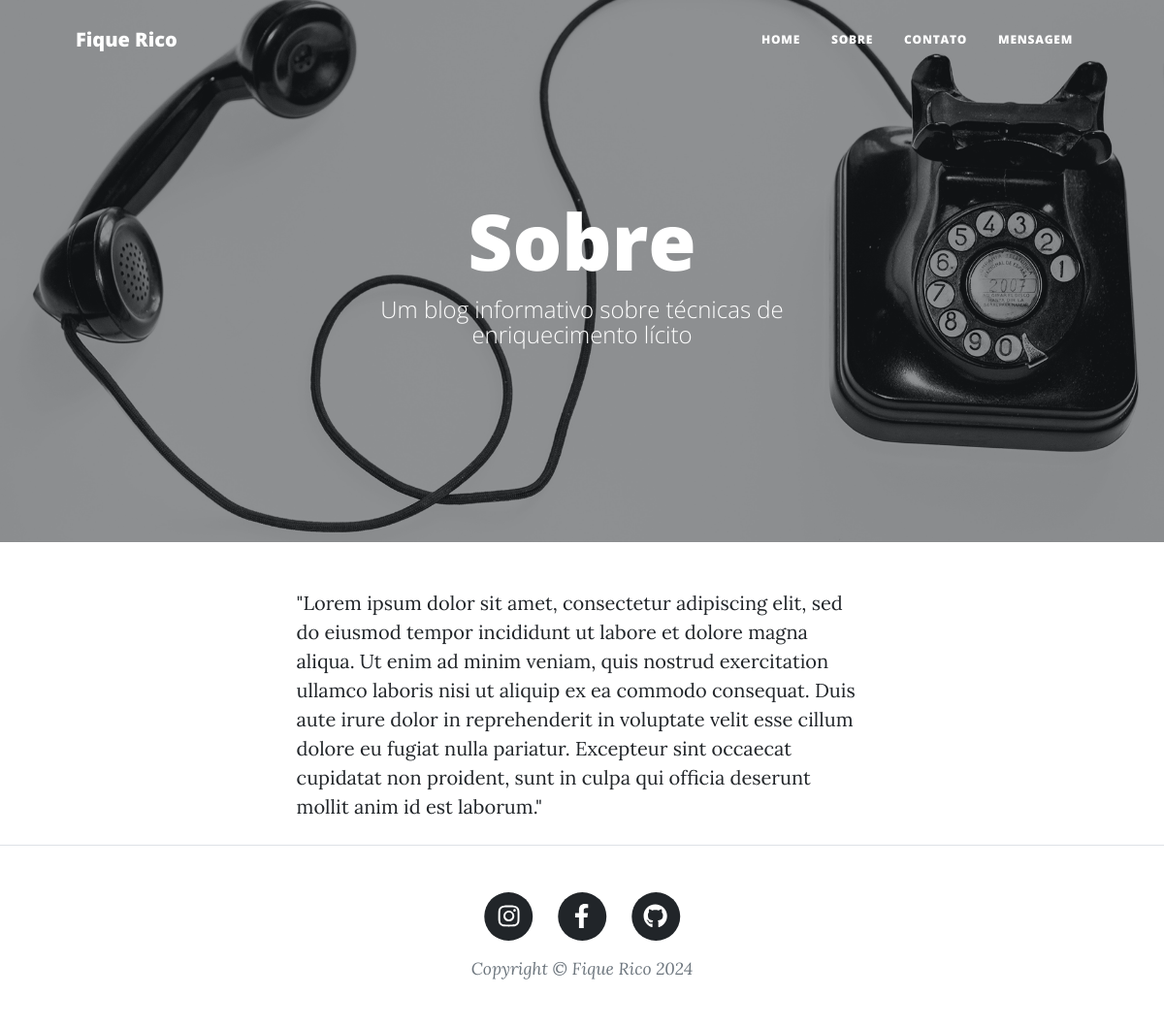
The app's page /sobre/ with its own data.
### blog/models.py (models this page shows, shortened)
class Blog(models.Model):
    nome = models.CharField(max_length=100)
    subnome = models.CharField(max_length=100, blank=True)
    descricao = models.TextField(max_length=2000)
    capa = models.ImageField()
    instagram = models.URLField()
    facebook = models.URLField()
    github = models.URLField()
    autores = models.ManyToManyField(User)

### blog/views.py (the view)
# urls.py: path('sobre/', views.sobre, name='sobre'),
def sobre(request):
    context = {
        "blog": Blog.objects.first()
    }
    return render(request, "about.html", context)

### blog/templates/about.html
{% extends "base.html" %}
{% load static %}
{% block header %}
<header class="masthead" style="background-image: url('{{ blog.capa.url }}')">
    <div class="container position-relative px-4 px-lg-5">
        <div class="row gx-4 gx-lg-5 justify-content-center">
            <div class="col-md-10 col-lg-8 col-xl-7">
                <div class="page-heading">
                    <h1>Sobre</h1>
                    <span class="subheading">{{ blog.subnome }}</span>
                </div>
            </div>
        </div>
    </div>
</header>
{% endblock header %}
{% block content %}
<main class="mb-4">
    <div class="container px-4 px-lg-5">
        <div class="row gx-4 gx-lg-5 justify-content-center">
            <div class="col-md-10 col-lg-8 col-xl-7">
                {{ blog.descricao }}
            </div>
        </div>
    </div>
</main>
{% endblock content %}

### blog/templates/base.html (shortened to what this page needs)
{% load static %}
<!DOCTYPE html>
<html lang="pt-br">
    <head>
        <link href="{% static 'css/styles.css' %}" rel="stylesheet" />
    </head>
    <body>
        <nav class="navbar navbar-expand-lg navbar-light" id="mainNav">
            <div class="container px-4 px-lg-5">
                <a class="navbar-brand" href="{% url 'index' %}">{{ blog.nome }}</a>
                <div class="collapse navbar-collapse" id="navbarResponsive">
                    <ul class="navbar-nav ms-auto py-4 py-lg-0">
                        <li class="nav-item"><a class="nav-link px-lg-3 py-3 py-lg-4" href="{% url 'index' %}">Home</a></li>
                        <li class="nav-item"><a class="nav-link px-lg-3 py-3 py-lg-4" href="{% url 'sobre' %}">Sobre</a></li>
                        <li class="nav-item"><a class="nav-link px-lg-3 py-3 py-lg-4" href="{% url 'contato' %}">Contato</a></li>
                        <li class="nav-item"><a class="nav-link px-lg-3 py-3 py-lg-4" href="{% url 'mensagem' %}">Mensagem</a></li>
                    </ul>
                </div>
            </div>
        </nav>
        {% block header %}{% endblock header %}
        {% block  content %}
        {% endblock content %}
        <footer class="border-top">
            <div class="container px-4 px-lg-5">
                <div class="row gx-4 gx-lg-5 justify-content-center">
                    <div class="col-md-10 col-lg-8 col-xl-7">
                        <ul class="list-inline text-center">
                            <li class="list-inline-item">
                                <a href="{{ blog.instagram }}">
                                    <span class="fa-stack fa-lg">
                                        <i class="fas fa-circle fa-stack-2x"></i>
                                        <i class="fab fa-instagram fa-stack-1x fa-inverse"></i>
                                    </span>
                                </a>
                            </li>
                            <li class="list-inline-item">
                                <a href="{{ blog.facebook }}">
                                    <span class="fa-stack fa-lg">
                                        <i class="fas fa-circle fa-stack-2x"></i>
                                        <i class="fab fa-facebook-f fa-stack-1x fa-inverse"></i>
                                    </span>
                                </a>
                            </li>
                            <li class="list-inline-item">
                                <a href="{{ blog.github }}">
                                    <span class="fa-stack fa-lg">
                                        <i class="fas fa-circle fa-stack-2x"></i>
                                        <i class="fab fa-github fa-stack-1x fa-inverse"></i>
                                    </span>
                                </a>
                            </li>
                        </ul>
                        <div class="small text-center text-muted fst-italic">Copyright &copy; {{ blog.nome }} {% now 'Y' %}</div>
                    </div>
                </div>
            </div>
        </footer>
    </body>
</html>

### records on screen
Blog: nome "Fique Rico", capa (picture), subnome "Um blog informativo sobre técnicas de enriquecimento lícito", descricao "\"Lorem ipsum dolor sit amet, consectetur adipiscing elit, sed do eiusmod tempor incididunt ut labore et dolore magna aliqua. Ut enim ad minim veniam, quis nostrud exercitation ullamco laboris nisi ut aliquip ex ea commodo consequat. Duis aute irure dolor in reprehenderit in voluptate velit esse cillum dolore eu fugiat nulla pariatur. Excepteur sint occaecat cupidatat non proident, sunt in culpa qui officia deserunt mollit anim id est laborum.\""
